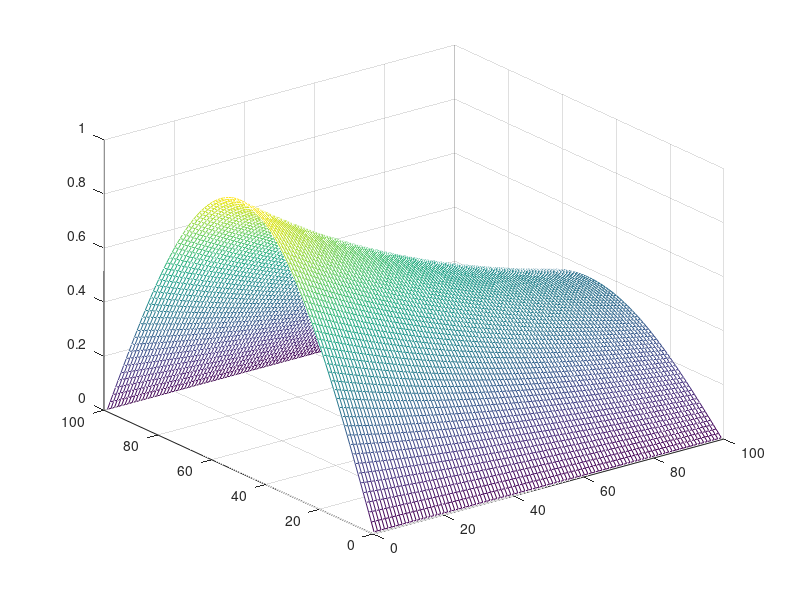
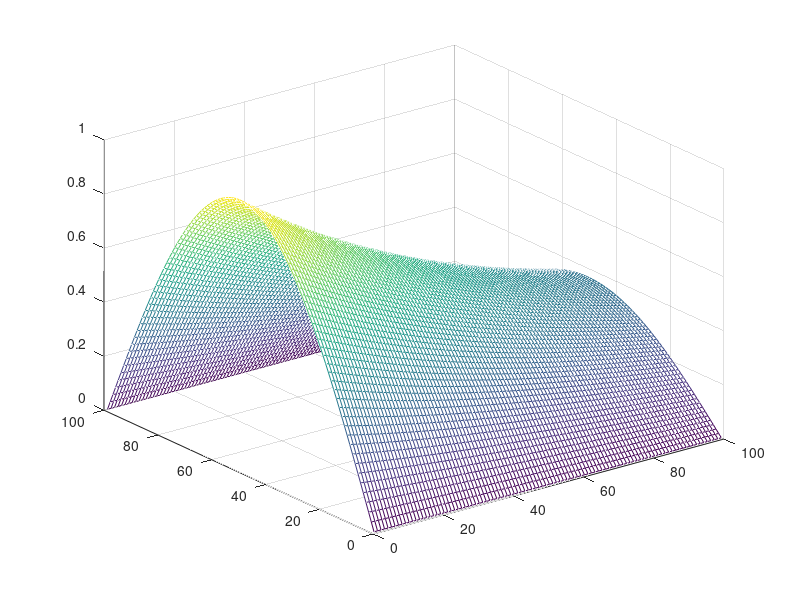
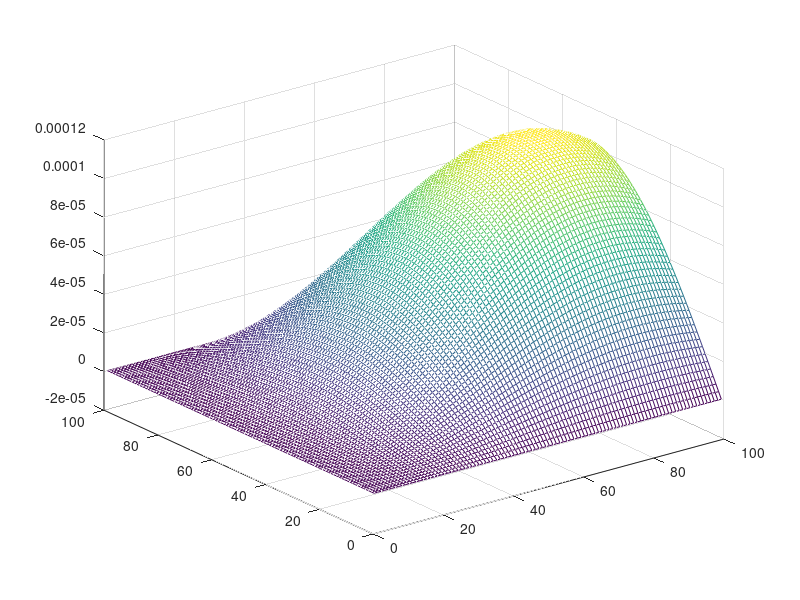

Reproduce these figures in MATLAB, in order.
%function [ output_args ] = untitled( input_args )
%function [ utdata ] = wawesolver( m,n,k,prob,solmeth,conv,para )
% Case: Få 1D sak til å fungere med forskjellige "startverdi
% betingelser"!
clear
close all
m = 100;
k = 100;
%%% Initsiell data
utdata = zeros(1,3);
X = linspace(0,1,m);
hs =X(2)-X(1);
T = linspace(0,1,k); 
ht = T(2)-T(1);
A = -1/hs^2*gallery('tridiag', m-2);

ant = 1;



% INIT U
U = zeros(m,k);
% INIT F
%F = pi^2*sin(pi*X)'*ones(1,k);
%F = (2-X.*(1-X))'*sin(T);%
%F = -2*ones(m,k);
F = (1+pi^2)*sin(pi*X)'*exp(-T);
% INIT V
%V = zeros(m,1);
%V = (2-X.*(1-X))';
V = -sin(pi*X)';



% Integrate
U(:,1) = sin(pi*X);
%U(:,1) = X.*(X-1);
%U(:,1) = zeros(m,1);
U(2:end-1,2) = U(2:end-1,1) + ht*V(2:end-1) + 0.5*ht^2*(A*U(2:end-1,1) + F(2:end-1,1));

for i = 3:k
    U(2:end-1,i) = 2*U(2:end-1,i-1) - U(2:end-1,i-2) + ht^2*(A*U(2:end-1,i-1) + F(2:end-1,i-1));
end


% Plotting

mesh(U)

%correctsolution = sin(pi*X)'*ones(1,k);
%correctsolution = sin(pi*X)'*cos(pi*T);
%correctsolution = (X.*(X-1))'*ones(1,k);
%correctsolution = (X.*(1-X))'*sin(T);
correctsolution = sin(pi*X)'*exp(-T);

figure(2)
mesh(correctsolution)


figure(3)
mesh(U-correctsolution)
error = max(max(abs(U-correctsolution)))




%end

